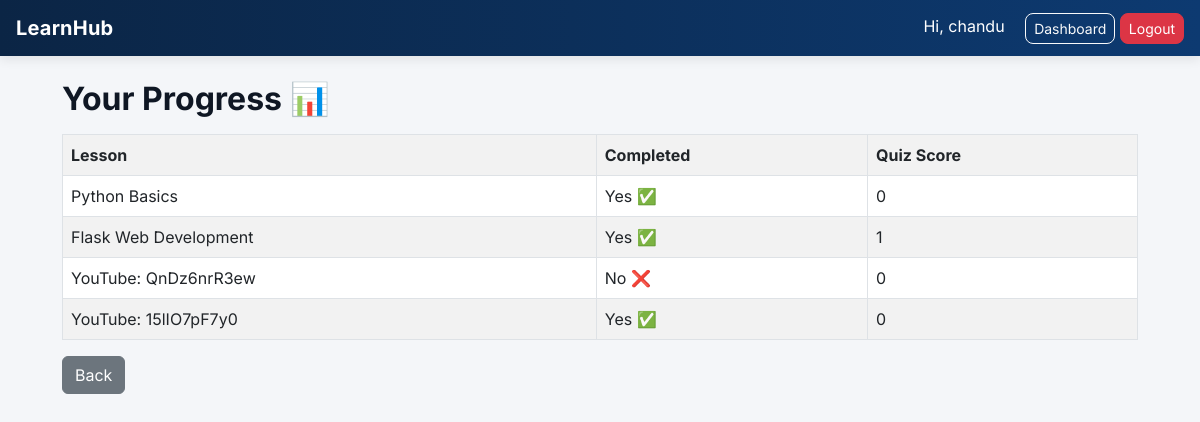
Screenshot of /progress (signed in) with the database file from the repository.
### tables this page shows
CREATE TABLE progress(
        id INTEGER PRIMARY KEY AUTOINCREMENT,
        user_id INTEGER,
        lesson_id INTEGER,
        completed INTEGER DEFAULT 0,
        quiz_score INTEGER DEFAULT 0,
        FOREIGN KEY(user_id) REFERENCES users(id),
        FOREIGN KEY(lesson_id) REFERENCES lessons(id)
    );

CREATE TABLE lessons(
        id INTEGER PRIMARY KEY AUTOINCREMENT,
        title TEXT NOT NULL,
        video_path TEXT NOT NULL
    );

### app.py (the view)
@app.route("/progress")
@login_required
def progress():
    user_id = session["user_id"]
    conn = sqlite3.connect(DB_NAME)
    cur = conn.cursor()
    cur.execute("""
    SELECT lessons.title, progress.completed, progress.quiz_score
    FROM lessons
    LEFT JOIN progress ON lessons.id = progress.lesson_id AND progress.user_id=?
    """, (user_id,))
    data = cur.fetchall()
    conn.close()
    return render_template("progress.html", data=data)

### app.py (called while the page is built)
def login_required(f):
    @wraps(f)
    def decorated_function(*args, **kwargs):
        if "user_id" not in session:
            return redirect(url_for("login"))
        return f(*args, **kwargs)
    return decorated_function

### templates/progress.html
{% extends "base.html" %}
{% block content %}
<h2 class="fw-bold">Your Progress 📊</h2>
<table class="table table-bordered table-striped mt-3">
  <tr>
    <th>Lesson</th>
    <th>Completed</th>
    <th>Quiz Score</th>
  </tr>
  {% for row in data %}
  <tr>
    <td>{{ row[0] }}</td>
    <td>{{ "Yes ✅" if row[1]==1 else "No ❌" }}</td>
    <td>{{ row[2] if row[2] else 0 }}</td>
  </tr>
  {% endfor %}
</table>
<a href="/dashboard" class="btn btn-secondary">Back</a>
{% endblock %}

### static/css/style.css (style rules this page uses)
:root { --bg: #f4f6f9; --surface: #ffffff; --primary: #0d6efd; --accent: #ffc107; --success: #198754; --muted: #6c757d; --card-shadow: 0 18px 40px rgba(16,24,40,0.08); --radius: 12px; --max-width: 1100px; }
body { background: var(--bg); font-family: 'Inter', Arial, sans-serif; color: #0f1724; -webkit-font-smoothing: antialiased; -moz-osx-font-smoothing: grayscale; }

### rows the page displays
progress: title "Python Basics", completed "Yes ✅", quiz_score "0"
progress: title "Flask Web Development", completed "Yes ✅", quiz_score "1"
lessons: title "YouTube: QnDz6nrR3ew", value "No ❌", row "0"
progress: title "YouTube: 15lIO7pF7y0", completed "Yes ✅", quiz_score "0"

### other values shown
{{ session.get("user_name") }} "chandu"
